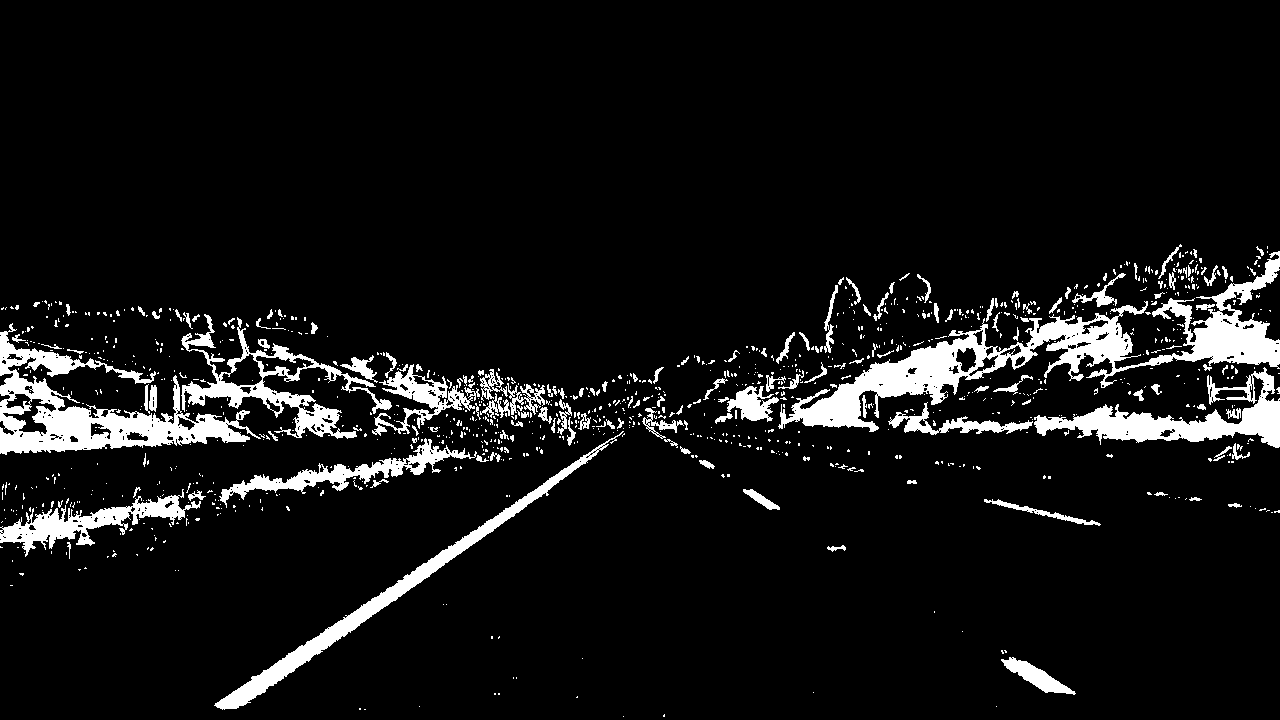
#> input picture test_images/binary/straight_lines1.jpg, 1280 x 720 px
$ python -i P4.py   (imports and definitions only)   (older library calls are emulated)
#> lines starting #> are read from the running program, lines starting #| are printed output that depends on the picture; after the words box and inside, x2 and y2 are one past the last pixel; in counts of white or black regions, pixels touching at a corner belong together
#> further down, picture is the input picture: shape (720, 1280, 3); 7.8% white; 1061 white regions (911 under 20 px), largest, box (x1, y1, x2, y2) and area: (778, 251, 1280, 432) 17072, (0, 323, 261, 455) 10479, (1034, 367, 1280, 448) 6312
import numpy as np
import cv2
import glob
import matplotlib.pyplot as plt

# prepare object points, like (0,0,0), (1,0,0), (2,0,0) ....,(6,5,0)
objp = np.zeros((6*9,3), np.float32)
objp[:,:2] = np.mgrid[0:9,0:6].T.reshape(-1,2)

# Arrays to store object points and image points from all the images.
objpoints = [] # 3d points in real world space
imgpoints = [] # 2d points in image plane.
chessboards = []

# Make a list of calibration images
images_path = glob.glob('camera_cal/calibration*.jpg')
nx = 9
ny = 6
# Step through the list and search for chessboard corners

# [15 lines not run here, left out]
# [1 line that did not run here, left out]


# [15 lines of commented-out code are left out]


def to_binary(image):

    hsv = cv2.cvtColor(image, cv2.COLOR_RGB2HSV)
#> hsv: shape (720, 1280, 3); mean H, S, V 0, 0, 19.8
    yellow = cv2.inRange(hsv,np.array((0,100,100)),np.array((80,255,255)))
#> yellow: shape (720, 1280); every value is 0
    white = cv2.inRange(image,np.array((200,200,200)),np.array((255,255,255)))
    mask = cv2.bitwise_or(white,yellow)


    gray = cv2.cvtColor(image, cv2.COLOR_BGR2GRAY)

    sobelx = cv2.Sobel(gray, cv2.CV_64F, 1, 0)
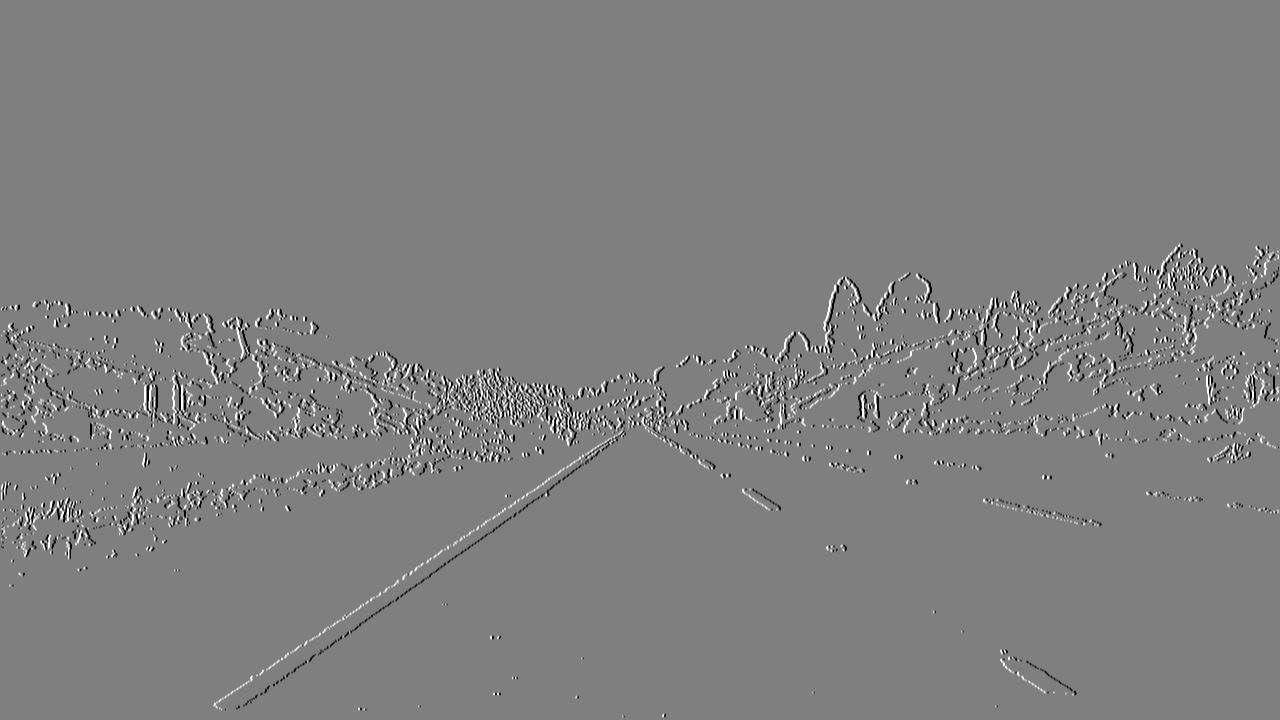
#> sobelx: shape (720, 1280) float64; min -1020, max 1020, mean 0; drawn with min black and max white
    abs_sobelx = np.absolute(sobelx)
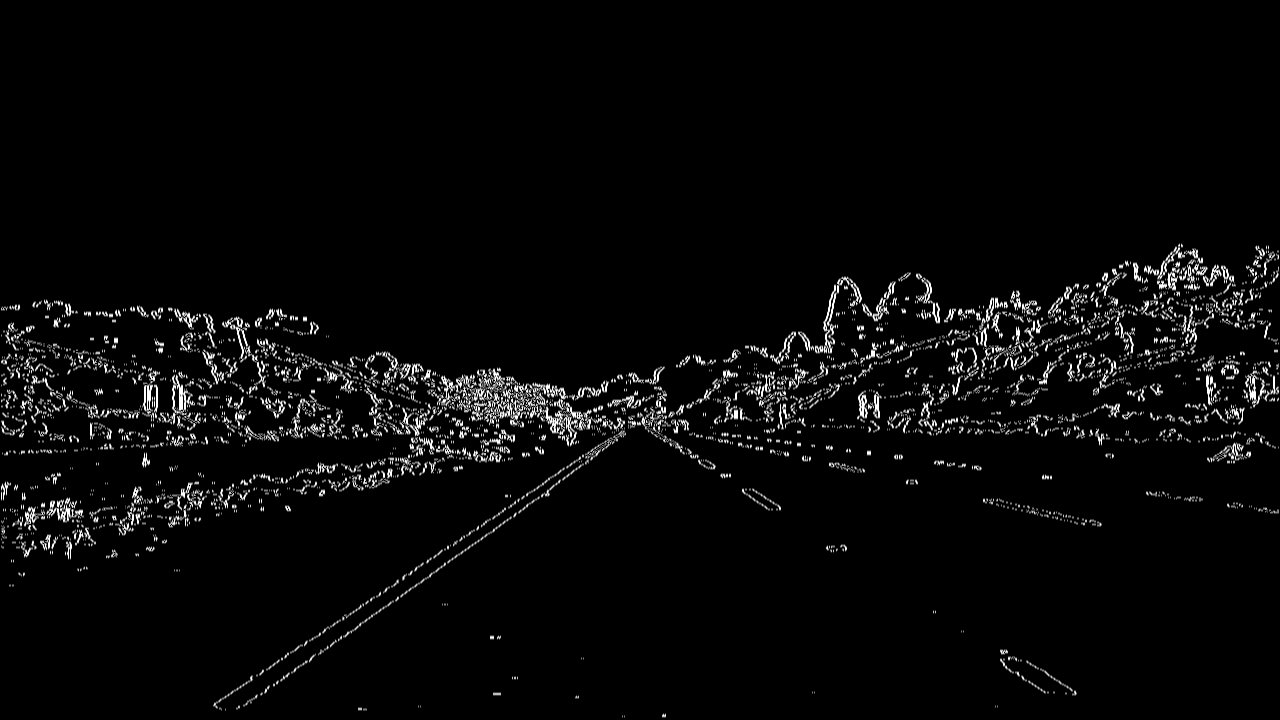
#> abs_sobelx: shape (720, 1280) float64; min 0, max 1020, mean 33.9; drawn with min black and max white
    scaled_sobel = np.uint8(255 * abs_sobelx / np.max(abs_sobelx))

    thresh_min = 30
    thresh_max = 150
    sxbinary = np.zeros_like(scaled_sobel)
    retval, sxthresh = cv2.threshold(scaled_sobel, thresh_min, thresh_max, cv2.THRESH_BINARY)
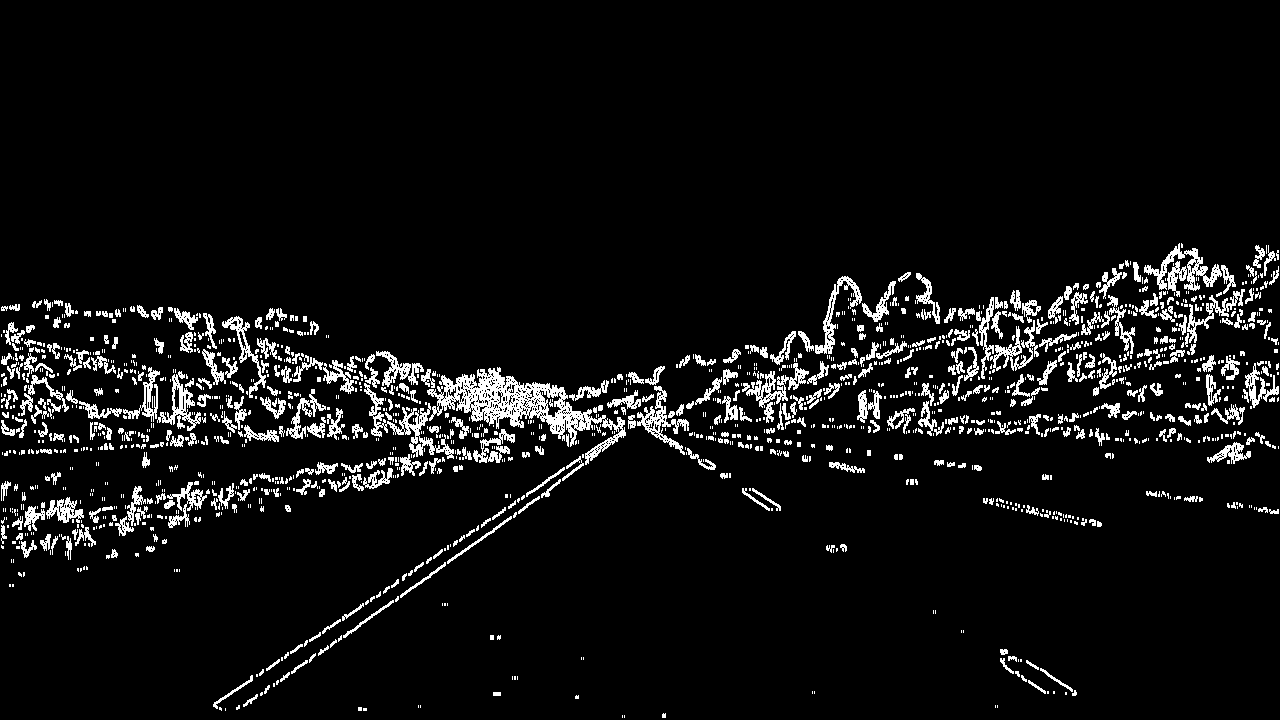
#> sxthresh: shape (720, 1280); values 0 (black) and 150 (white), 6.4% white in thin lines or dots, all inside (x1, y1, x2, y2) = (1, 243, 1279, 718)
#> retval = 30
    sxbinary[(sxthresh >= thresh_min) & (sxthresh <= thresh_max)] = 1

    hls = cv2.cvtColor(image.astype(np.uint8), cv2.COLOR_RGB2HLS)
#> hls: shape (720, 1280, 3); mean of channels 0, 1, 2 0, 19.8, 0

    s_channel = hls[:, :, 2]

    s_thresh_min = 175
    s_thresh_max = 255
    s_binary = np.zeros_like(s_channel)
    s_binary[(s_channel >= s_thresh_min) & (s_channel <= s_thresh_max)] = 1


    binary = np.zeros_like(s_binary)
    # binary[(s_binary == 1)] = 1
    binary[(sxbinary == 1)] = 1
    # binary[(white == 255)] = 1
    binary[(mask == 255)] = 1
    # [8 lines of commented-out code are left out]
    return binary


# [29 lines left out: function perspective_transform, not called in this run]

# Define a class to receive the characteristics of each line detection
class Line():
    def __init__(self):
        # was the line detected in the last iteration?
        self.detected = False
        # x values of the last n fits of the line
        self.recent_xfitted = []
        #average x values of the fitted line over the last n iterations
        self.bestx = None
        #polynomial coefficients averaged over the last n iterations
        self.best_fit = None
        #polynomial coefficients for the most recent fit
        self.current_fit = [np.array([False])]
        #radius of curvature of the line in some units
        self.radius_of_curvature = None
        #distance in meters of vehicle center from the line
        self.line_base_pos = None
        #difference in fit coefficients between last and new fits
        self.diffs = np.array([0,0,0], dtype='float')
        #x values for detected line pixels
        self.allx = None
        #y values for detected line pixels
        self.ally = None

# [222 lines left out: functions draw_lane, find_lanes, update_lanes, process_image, not called in this run]

#     return out_img

from moviepy.editor import VideoFileClip
from IPython.display import HTML

output = 'project_video_lanes.mp4'
# [1 line that did not run here, left out]

# [5 lines of commented-out code are left out]

left_lane = Line()
right_lane = Line()
# [1 line that did not run here, left out]
# [7 lines not run here, left out]


import matplotlib.image as mpimg
test_images_path = glob.glob('test_images/*.jpg')
original_test_images = []
undist_test_images = []

# [32 lines not run here, left out]

>>> import cv2
>>> picture = cv2.cvtColor(cv2.imread('test_images/binary/straight_lines1.jpg'), cv2.COLOR_BGR2RGB)
>>> result = to_binary(picture)
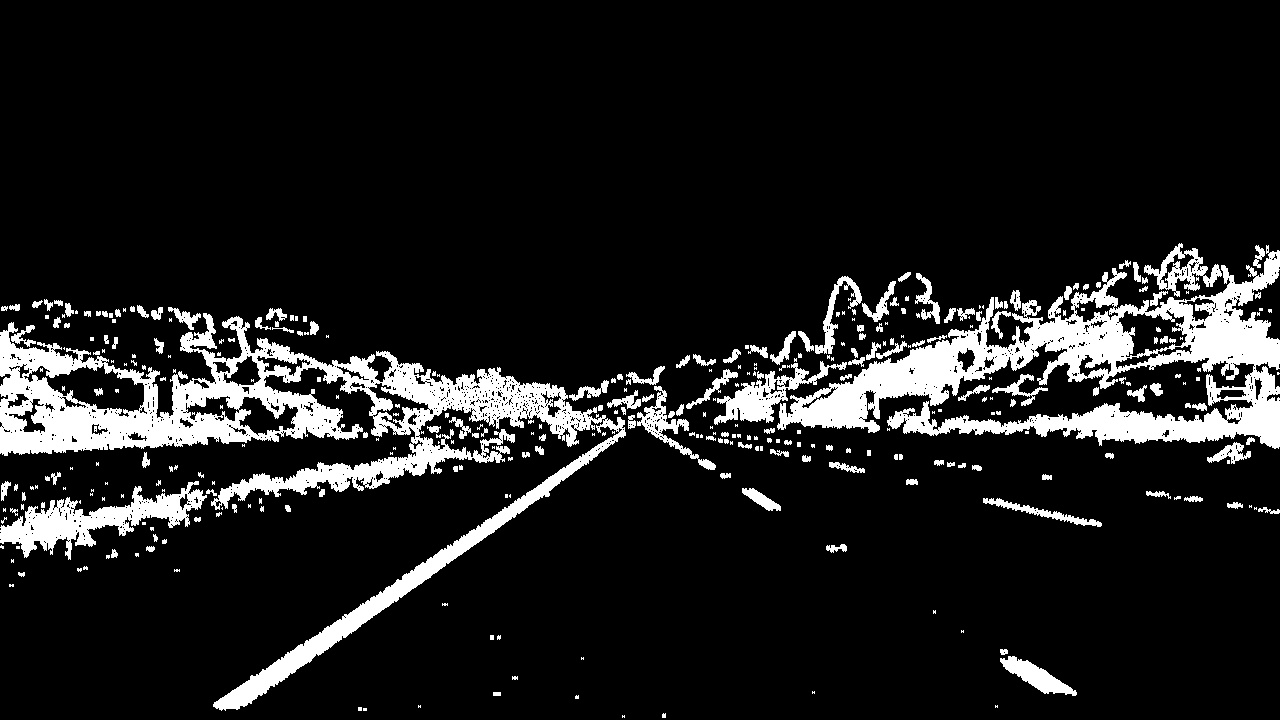
#> result: shape (720, 1280); values 0 (black) and 1 (white), 11.3% white; 355 white regions (180 under 20 px), largest, box (x1, y1, x2, y2) and area: (0, 313, 626, 711) 43084, (777, 245, 1280, 449) 32975, (0, 481, 207, 560) 5598

$ run again, on test_images/undistorted/straight_lines2.jpg
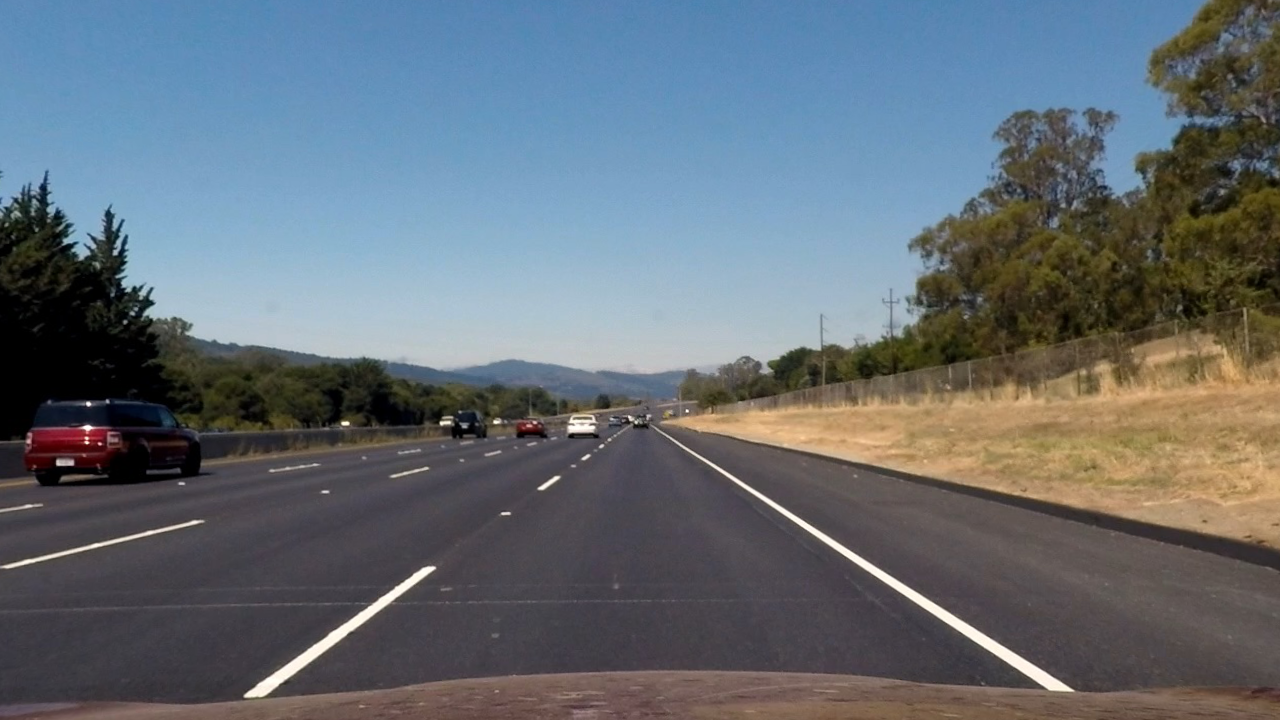
#> input picture test_images/undistorted/straight_lines2.jpg, 1280 x 720 px
#> hsv: shape (720, 1280, 3); mean H, S, V 84, 74.9, 128.5
#> in to_binary, `yellow = cv2.inRange(hsv,np.array((0,100,100)),np.array((80,255,255)))`:
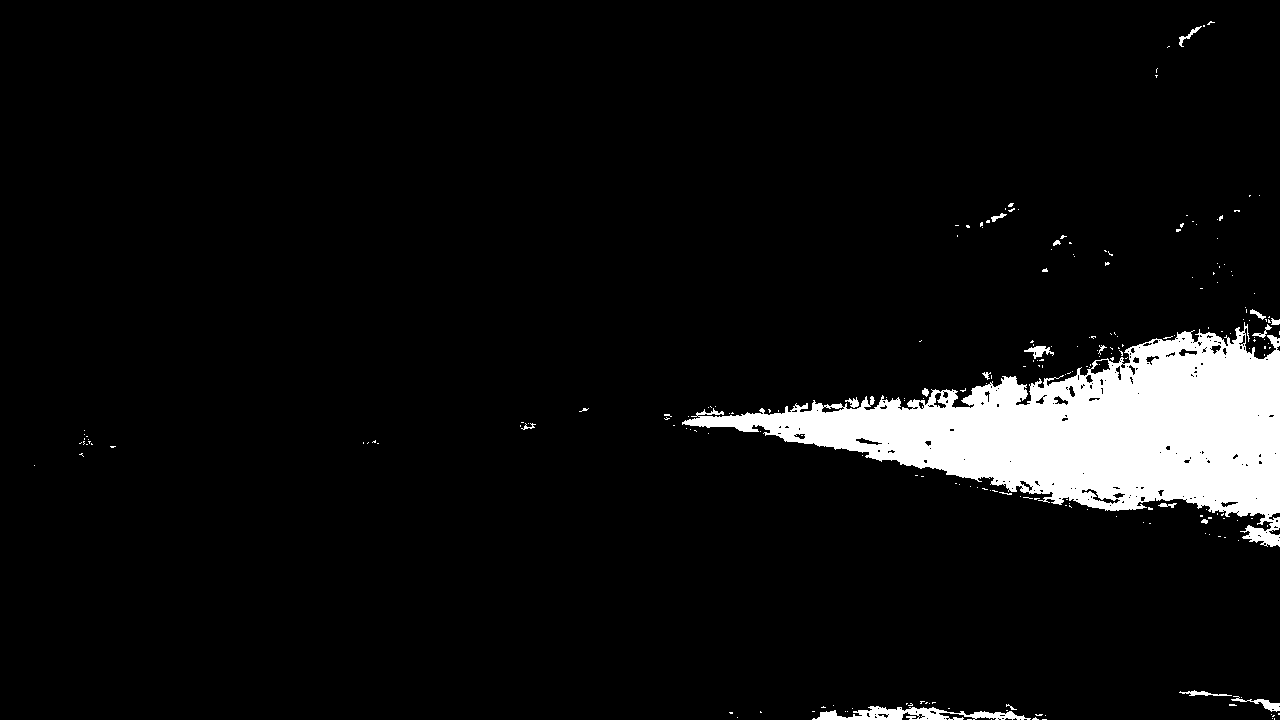
#> yellow: shape (720, 1280); 6.4% white; 229 white regions (210 under 20 px), largest, box (x1, y1, x2, y2) and area: (682, 322, 1280, 547) 55019, (812, 706, 1031, 720) 1518, (1231, 696, 1280, 712) 226
#> white: shape (720, 1280); 0.66% white; 25 white regions (18 under 20 px), largest, box (x1, y1, x2, y2) and area: (675, 441, 1073, 691) 3106, (245, 567, 435, 697) 2051, (4, 521, 200, 568) 417
#> mask: shape (720, 1280); 7% white; 250 white regions (224 under 20 px), largest, box (x1, y1, x2, y2) and area: (682, 322, 1280, 547) 55019, (675, 441, 1073, 691) 3106, (245, 567, 435, 697) 2051
#> sxthresh: shape (720, 1280); values 0 (black) and 150 (white), 2.2% white in thin lines or dots
#> retval = 30
#> hls: shape (720, 1280, 3); mean of channels 0, 1, 2 84.1, 108.3, 62.4
#> `result = to_binary(picture)`:
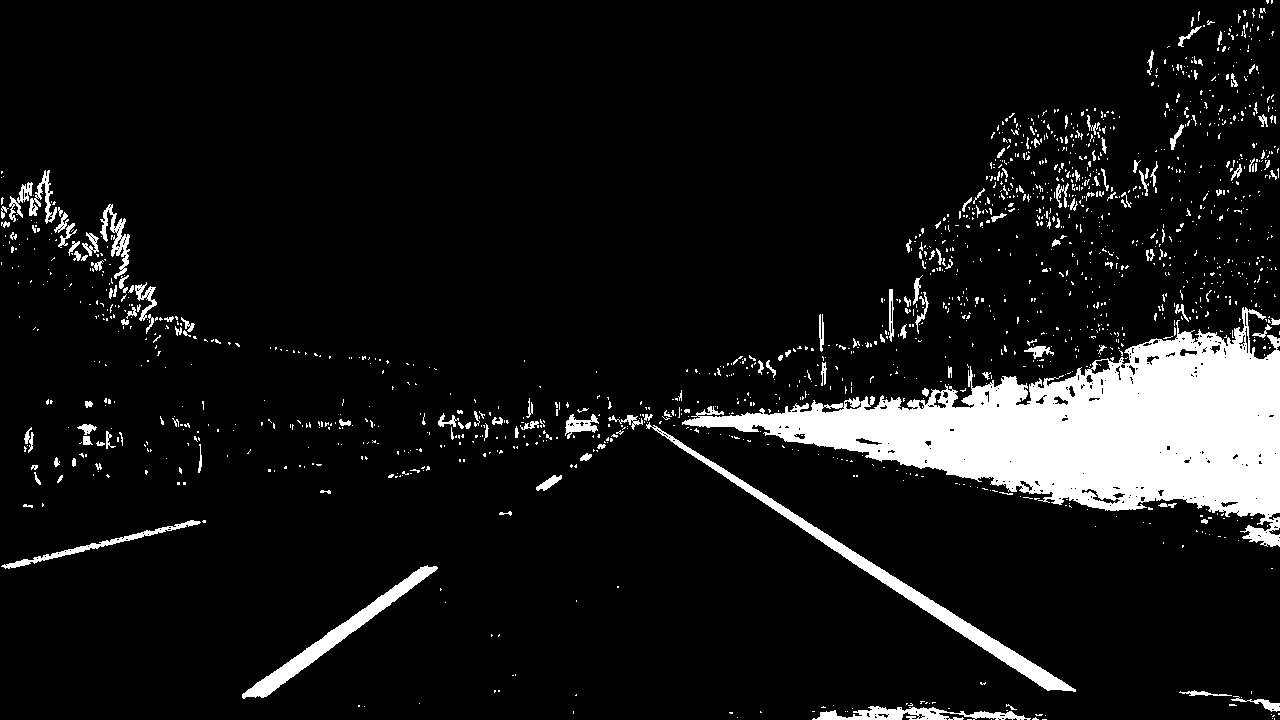
#> result: shape (720, 1280); values 0 (black) and 1 (white), 8.9% white; 1498 white regions (1330 under 20 px), largest, box (x1, y1, x2, y2) and area: (682, 307, 1280, 547) 55620, (646, 422, 1076, 692) 4988, (242, 565, 438, 699) 3022
